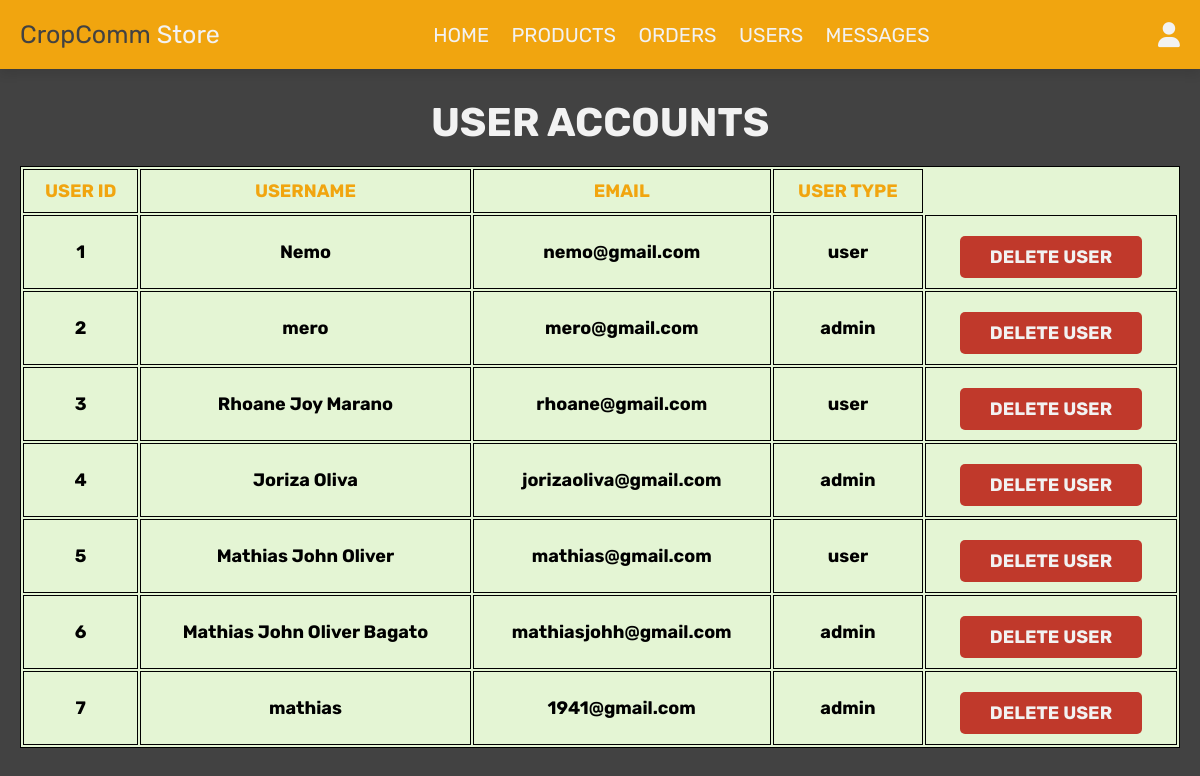
The page /admin_users.php (signed in) on the database as committed earlier.
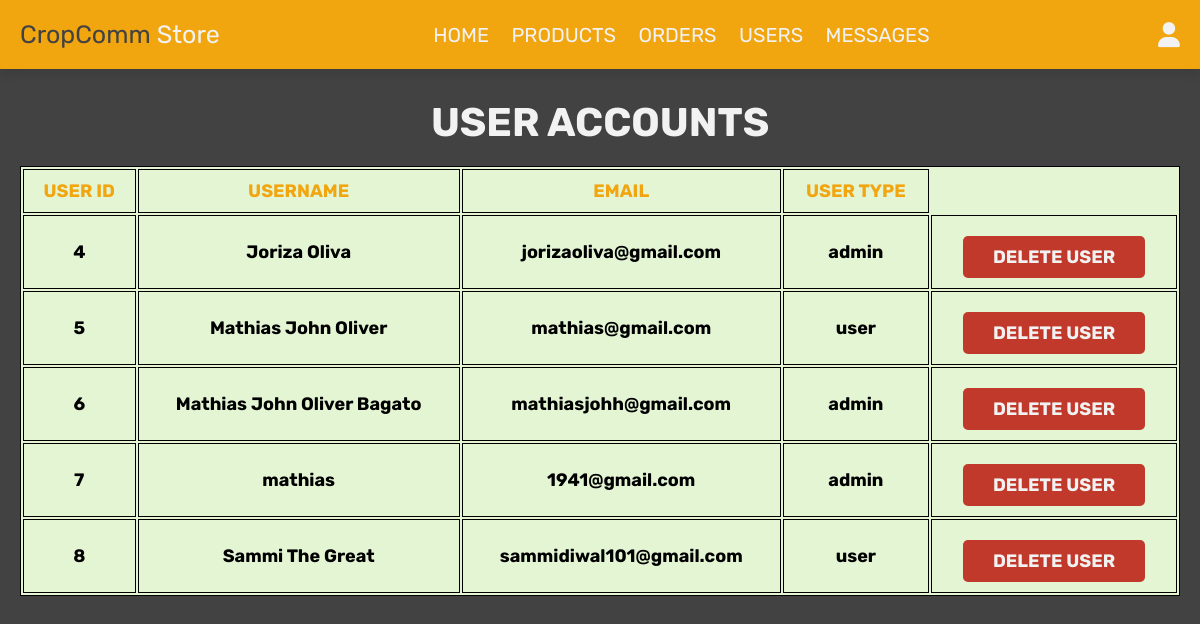
The same page on the database as committed later.
### tables this page shows
CREATE TABLE `users` (
  `id` int(11) NOT NULL,
  `name` varchar(100) NOT NULL,
  `email` varchar(100) NOT NULL,
  `password` varchar(100) NOT NULL,
  `user_type` varchar(20) NOT NULL DEFAULT 'user'
);

### admin_users.php (the view, shortened to what this page needs)
<?php
include 'config.php';
?>
<!DOCTYPE html>
<html lang="en">
<head>
   <link rel="stylesheet" href="https://cdnjs.cloudflare.com/ajax/libs/font-awesome/6.0.0/css/all.min.css">
   <link rel="stylesheet" href="css/adminstyle.css">
</head>
<body>
<?php include 'admin_header.php'; ?>
<section class="users">
   <h1 class="title"> USER ACCOUNTS </h1>
<div style="overflow-x:auto;">
<table>
            <tr>
            <th>USER ID</th>
            <th>USERNAME</th>
            <th>EMAIL</th>
            <th>USER TYPE</th>
            </tr>
            <?php
            $select_users = mysqli_query($conn, "SELECT * FROM `users`") or die('Query failed!');
           if(mysqli_num_rows($select_users) > 0){
                while($fetch_users = mysqli_fetch_assoc($select_users)){
            ?>
            <tr>
                <td><?php echo $fetch_users['id'];?></td>
                <td><?php echo $fetch_users['name']; ?></td>
                <td><?php echo $fetch_users['email'];?></td>
                <td><?php if($fetch_users['user_type'] == 'ADMIN'){ echo 'var(--orange)'; } ?><?php echo $fetch_users['user_type']; ?></td>
                <td> <a href="admin_users.php?delete=<?php echo $fetch_users['id']; ?>" onclick="return CONFIRM('delete this user?');" class="delete-btn">DELETE USER</a></td>
   </div>
            </tr>
            <?php
                }
               }else{
                  echo '<p class="empty">No Users</p>';
               }
            ?>
</section>
</body>
</html>

Rows that differ between the two databases and show on the page:
removed users: id "1", name "Nemo", email "nemo@gmail.com", user_type "user"
removed users: id "2", name "mero", email "mero@gmail.com", user_type "admin"
removed users: id "3", name "Rhoane Joy Marano", email "rhoane@gmail.com", user_type "user"
added users: id "8", name "Sammi The Great", email "sammidiwal101@gmail.com", user_type "user"
